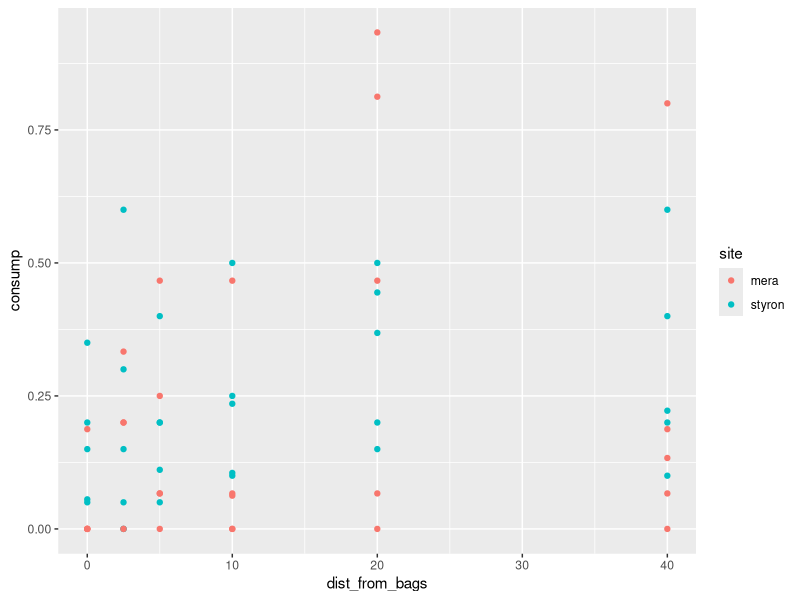
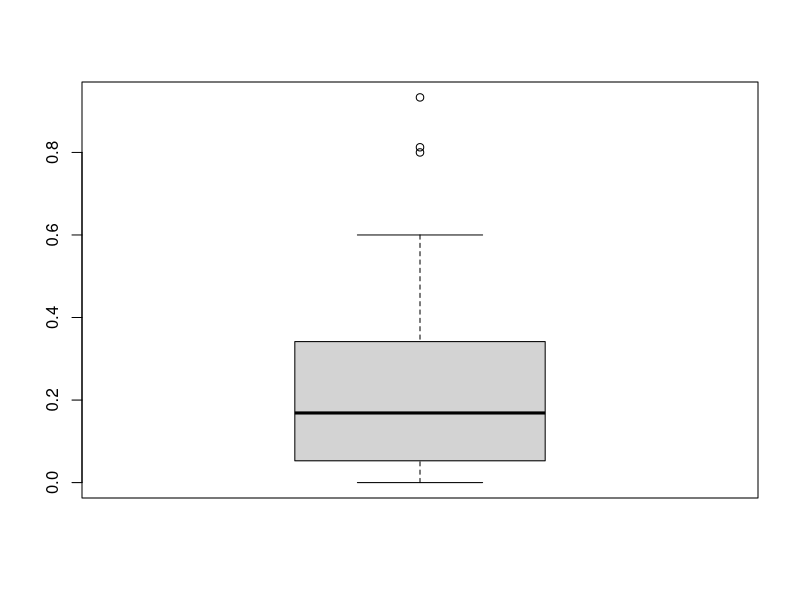
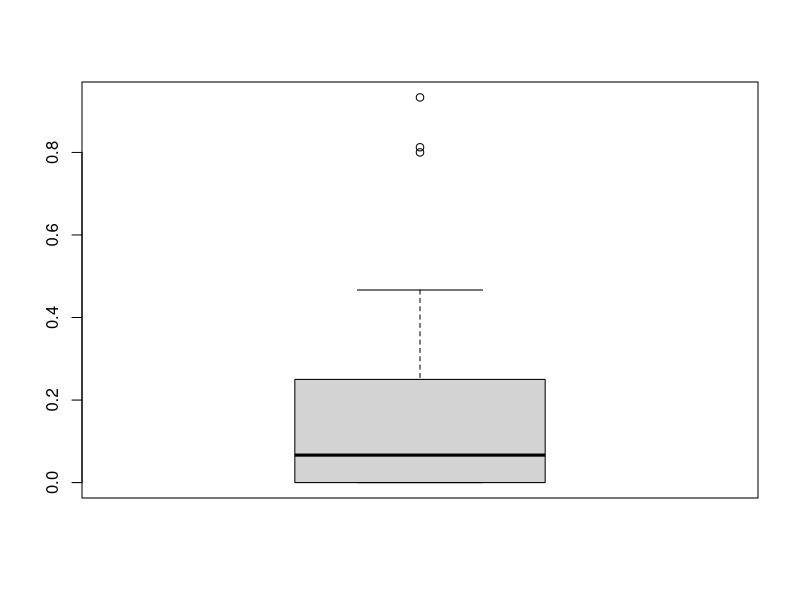
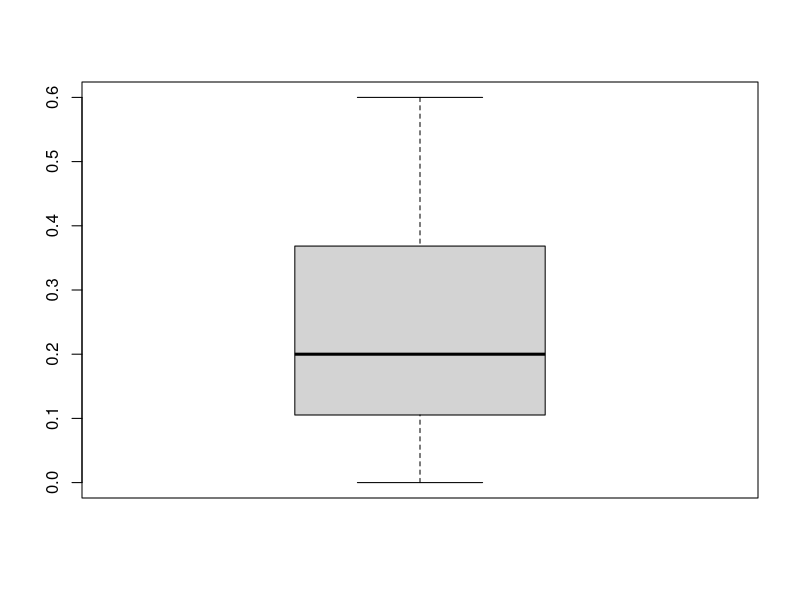
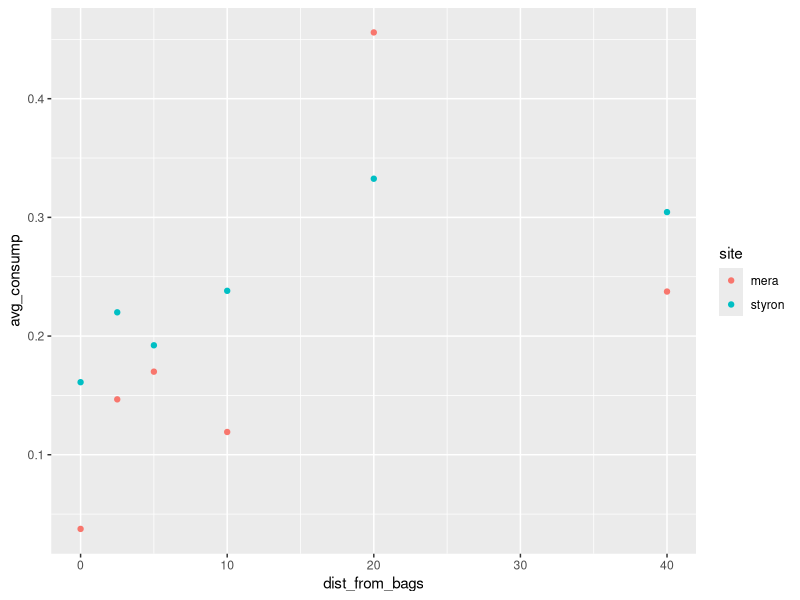

Generate these figures, in order, with R: (Note: this script raises an error after producing the figures.)

library(dplyr)
library(ggplot2)
library(quantreg)

squid.rawdata = read.csv("kremer consump assay data.csv", header = TRUE)
summary(squid.rawdata)

squid = squid.rawdata %>% slice(6:65)

squid %>% 
  ggplot(aes(x = dist_from_bags, y = consump, color = site)) + 
  geom_point() 


boxplot(squid$consump)
boxplot((squid%>% filter(site == "mera"))$consump)
boxplot((squid%>% filter(site == "styron"))$consump)

site.avgbydist = squid %>% 
    group_by(site, dist_from_bags)%>% 
    summarise(mean(consump)) %>% rename(avg_consump = 'mean(consump)')

site.avgbydist %>% 
  ggplot(aes(x = dist_from_bags, y = avg_consump, color = site)) + 
  geom_point()

# with outliers
plot(density(logit(squid$consump)))

#without outliers
Q <- quantile(squid$consump, probs=c(.25, .75), na.rm = FALSE)
iqr <- IQR(squid$consump)
up <-  Q[2]+1.5*iqr # Upper Range  
low<- Q[1]-1.5*iqr # Lower Range
squidElim<- subset(squid,
                   squid$consump > (Q[1] - 1.5*iqr) & squid$consump < (Q[2]+1.5*iqr))
plot(density(squidElim$consump))

#linreg 
consumpByDist <- lm(consump ~ dist_from_bags, data = squidElim)
AIC(consumpByDist)
plot(resid(consumpByDist))

# quantile regression attempts
plot(squidElim$dist_from_bags, squidElim$consump)
taus <- c(.05,.1,.25,.75,.90,.95)
fit1 <- rq(consump ~ dist_from_bags, tau = .5, data = squidElim)
abline(fit1)
for(i in 1:length(taus)) {
  abline(rq(consump ~ dist_from_bags, tau = taus[i], data = squidElim))
}

# glm model here
